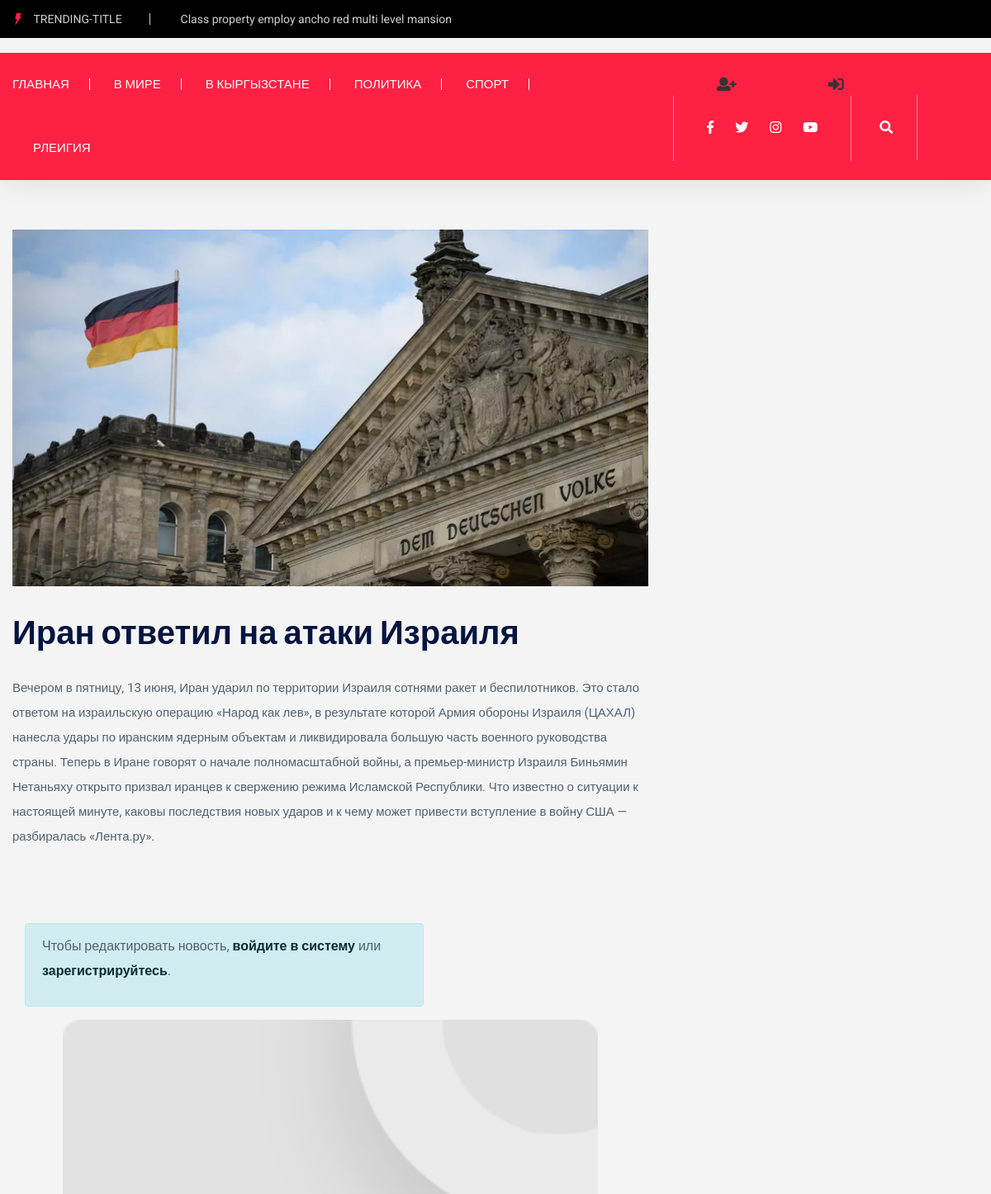
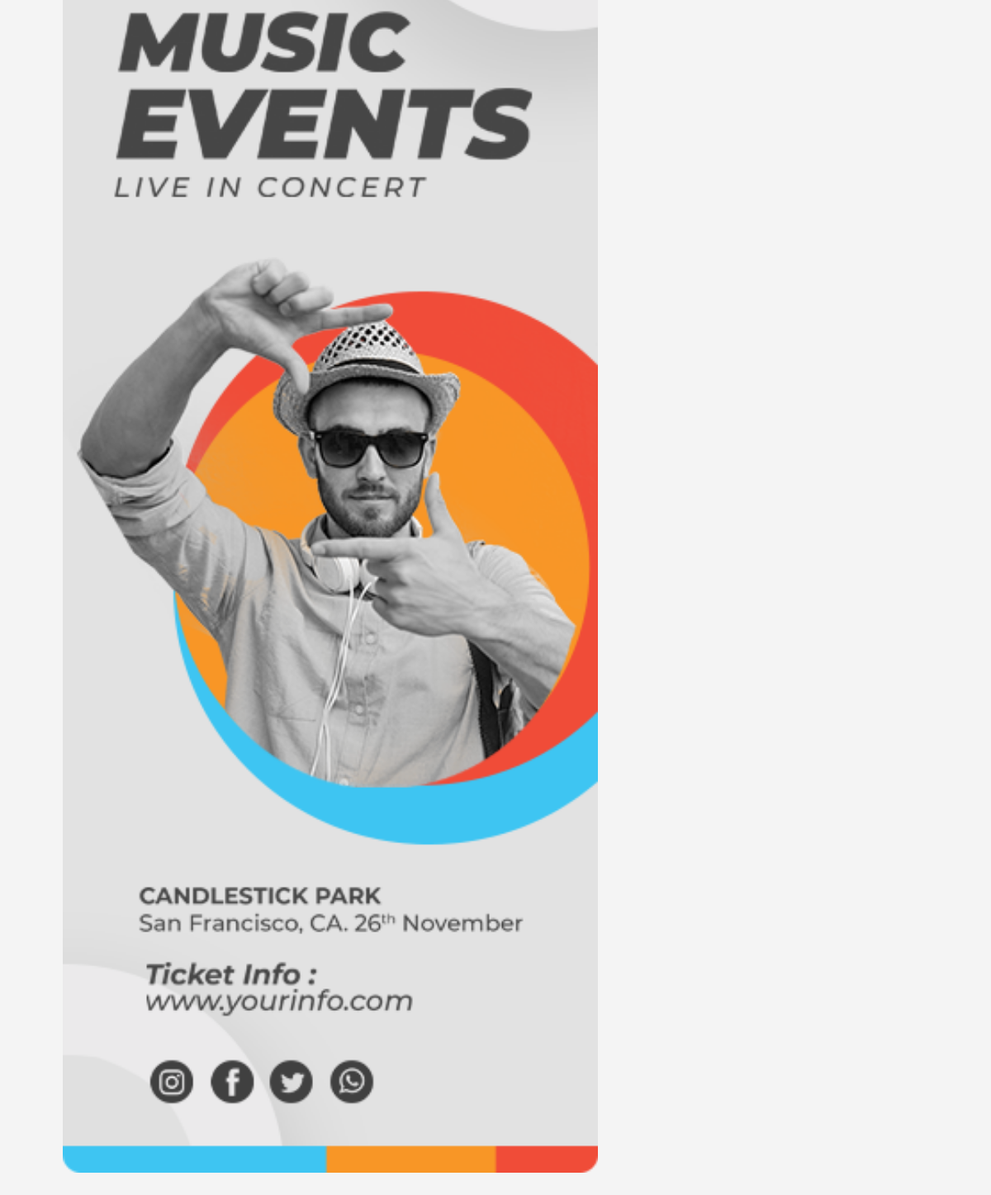
/news/polirika/, run on the app's committed database (2 pictures, top to bottom).
### main/models.py (models this page shows, shortened)
class Category(models.Model):
    name = models.CharField(max_length=100)
    slug = models.SlugField(unique=True, blank=True)

class NewsImage(models.Model):
    title = models.CharField(max_length=255)
    slug = models.SlugField(unique=True, blank=True, verbose_name='URL')
    image = models.ImageField(upload_to='news/', blank=True, null=True)
    description = models.TextField(max_length=1400, blank=True, null=True, verbose_name='Описание')
    created_at = models.DateTimeField(auto_now_add=True)

### main/views.py (the view)
# urls.py: path('news/<slug:slug>/', views.news_detail, name='news_detail'),
def news_detail(request, slug):
    categories = Category.objects.all()
    news_item = None
    models_to_search = [News, NewsImage, NewsCulture, NewsSport]
    for model in models_to_search:
        try:
            news_item = model.objects.get(slug=slug)
            break
        except model.DoesNotExist:
            continue
    if not news_item:
        raise Http404("Новость не найдена")
    context = {
        'news': news_item,
        'categories': categories,
    }
    return render(request, 'main/news_detail.html', context)

### main/templates/main/news_detail.html (shortened to what this page needs)
{% extends 'main/base.html' %}
{% load static %}
{% block content %}
<main>
    <div class="about-area2 gray-bg pt-60 pb-60">
        <div class="container">
                <div class="row">
                    <div class="col-lg-8">
                        <div class="about-right mb-90">
                            <div class="about-img">
                                <img src="{{ news.image.url }}" alt="">
                            </div>
                            <div class="heading-news mb-30 pt-30">
                                <h3>{{ news.title }}</h3>
                            </div>
                            <div class="about-prea">
                               {{ news.description|linebreaks }}
                            </div>
                        </div>
{% if request.user.is_authenticated %}
<div class="container mt-5">
    <div class="row">
        <div class="col-lg-8">
            <article class="single-news">
                <div class="row">
                    <div class="col-sm-6 mb-2">
                        <a href="{% url 'main:delete_news' news.slug %}" class="btn btn-danger w-100" style="padding: 12px; font-weight: bold;">
                            Удалить новость
                        </a>
                    </div>
                    <div class="col-sm-6 mb-2">
                        <a href="{% url 'main:update_news'  news.slug%}" class="btn btn-success w-100" style="padding: 12px; font-weight: bold;">
                            Обновить новость
                        </a>
                    </div>
                </div>
            </article>
        </div>
    </div>
</div>
{% else %}
<div class="container mt-5">
    <div class="row">
        <div class="col-lg-8">
            <div class="alert alert-info">
                <p>Чтобы редактировать новость, <a href="{% url 'user_app:login' %}" class="alert-link">войдите в систему</a> или <a href="{% url 'user_app:register' %}" class="alert-link">зарегистрируйтесь</a>.</p>
            </div>
        </div>
    </div>
</div>
{% endif %}
                        <div class="news-poster d-none d-lg-block">
                            <img src="assets/img/news/news_card.jpg" alt="">
                        </div>
                    </div>
                </div>
        </div>
    </div>
</main>
{% endblock %}

### main/templates/main/base.html (shortened to what this page needs)
{% load static %}
<!doctype html>
<html class="no-js" lang="zxx">
<head>
    <link rel="stylesheet" href="https://cdnjs.cloudflare.com/ajax/libs/font-awesome/5.15.4/css/all.min.css">
    <link rel="stylesheet" href="{% static 'assets/css/bootstrap.min.css' %}">
    <link rel="stylesheet" href="{% static 'assets/css/owl.carousel.min.css' %}">
    <link rel="stylesheet" href="{% static 'assets/css/ticker-style.css' %}">
    <link rel="stylesheet" href="{% static 'assets/css/flaticon.css' %}">
    <link rel="stylesheet" href="{% static 'assets/css/slicknav.css' %}">
    <link rel="stylesheet" href="{% static 'assets/css/animate.min.css' %}">
    <link rel="stylesheet" href="{% static 'assets/css/magnific-popup.css' %}">
    <link rel="stylesheet" href="{% static 'assets/css/fontawesome-all.min.css' %}">
    <link rel="stylesheet" href="{% static 'assets/css/themify-icons.css' %}">
    <link rel="stylesheet" href="{% static 'assets/css/slick.css' %}">
    <link rel="stylesheet" href="{% static 'assets/css/nice-select.css' %}">
    <link rel="stylesheet" href="{% static 'assets/css/style.css' %}">
    <link rel="stylesheet" href="{% static 'assets/css/style.css' %}" href="https://cdnjs.cloudflare.com/ajax/libs/font-awesome/6.4.0/css/all.min.css">
</head>
<body>
    <div class="header-area">
        <div class="main-header">
            <div class="header-top black-bg d-none d-sm-block">
                <div class="container">
                    <div class="col-xl-12">
                        <div class="row d-flex justify-content-between align-items-center">
                            <div class="header-info-left">
                                <ul>
                                    <li class="title"><span class="flaticon-energy"></span> trending-title</li>
                                    <li>Class property employ ancho red multi level mansion</li>
                                </ul>
                            </div>
                        </div>
                    </div>
                </div>
            </div>
            <div class="header-mid gray-bg">
            </div>
            <div class="header-bottom header-sticky">
                <div class="container">
                    <div class="row align-items-center">
                        <div class="col-xl-8 col-lg-8 col-md-12 header-flex">
                            <div class="main-menu d-none d-md-block">
                                <nav>
                                    <ul>
                                        <li><a href="{% url 'main:index' %}">Главная</a></li>
                                        {% for cat in categories %}
                                        <li><a href="{% url 'main:category' cat.slug %}">{{ cat.name }}</a></li>
                                        {% endfor %}
                                    </ul>
                                </nav>
                            </div>
                        </div>
                        <div class="col-xl-4 col-lg-4 col-md-4">
                            <div class="header-right f-right d-none d-lg-block">
                                <div class="auth-buttons" style="display: inline-block; margin-right: 15px;">
    {% if user.is_authenticated %}
        <a href="{% url 'main:create_news' %}" class="btn btn-icon" title="Создать">
            <i class="fas fa-plus-circle"></i>
        </a>
        <a href="{% url 'user_app:logout' %}" class="btn btn-outline-light bg-danger text-white" title="Выход" style="padding: 6px 12px; border-radius: 5px;">
            <i class="fas fa-sign-out-alt me-1"></i> Выйти
        </a>
    {% else %}
        <a href="{% url 'user_app:register' %}" class="btn btn-icon" title="Регистрация">
            <i class="fas fa-user-plus"></i>
        </a>
        <a href="{% url 'user_app:login' %}" class="btn btn-icon" title="Вход">
            <i class="fas fa-sign-in-alt"></i>
        </a>
    {% endif %}
</div>
                                <ul class="header-social">
                                    <li><a href="https://www.fb.com/sai4ull"><i class="fab fa-facebook-f"></i></a></li>
                                    <li><a href="#"><i class="fab fa-twitter"></i></a></li>
                                    <li><a href="#"><i class="fab fa-instagram"></i></a></li>
                                    <li><a href="#"><i class="fab fa-youtube"></i></a></li>
                                </ul>
                                <div class="nav-search search-switch">
                                    <i class="fa fa-search"></i>
                                </div>
                            </div>
                        </div>
                        <div class="col-12">
                        </div>
                    </div>
                </div>
            </div>
        </div>
    </div>
    <main>
        {% block content %}
        {% endblock %}
    </main>

### main/templates/main/base.html (style rules this page uses)
.btn-icon { color: #333; font-size: 19px; padding: 5px 50px; margin: 0 3px; transition: all 0.3s ease; }
.auth-buttons { display: inline-block; vertical-align: middle; }

### data on the page
Category: name "В МИРЕ"
Category: name "В КЫРГЫЗСТАНЕ"
Category: name "ПОЛИТИКА"
Category: name "СПОРТ"
Category: name "РЛЕИГИЯ"
NewsImage: image (picture), title "Иран ответил на атаки Израиля", description "Вечером в пятницу, 13 июня, Иран ударил по территории Израиля сотнями ракет и беспилотников. Это стало ответом на израильскую операцию «Народ как лев», в результате которой Армия обороны Израиля (ЦАХАЛ) нанесла удары по иранским ядерным объектам и ликвидировала большую часть военного руководства страны. Теперь в Иране говорят о начале полномасштабной войны, а премьер-министр Израиля Биньямин Нетаньяху открыто призвал иранцев к свержению режима Исламской Республики. Что известно о ситуации к настоящей минуте, каковы последствия новых ударов и к чему может привести вступление в войну США — разбиралась «Лента.ру»."
